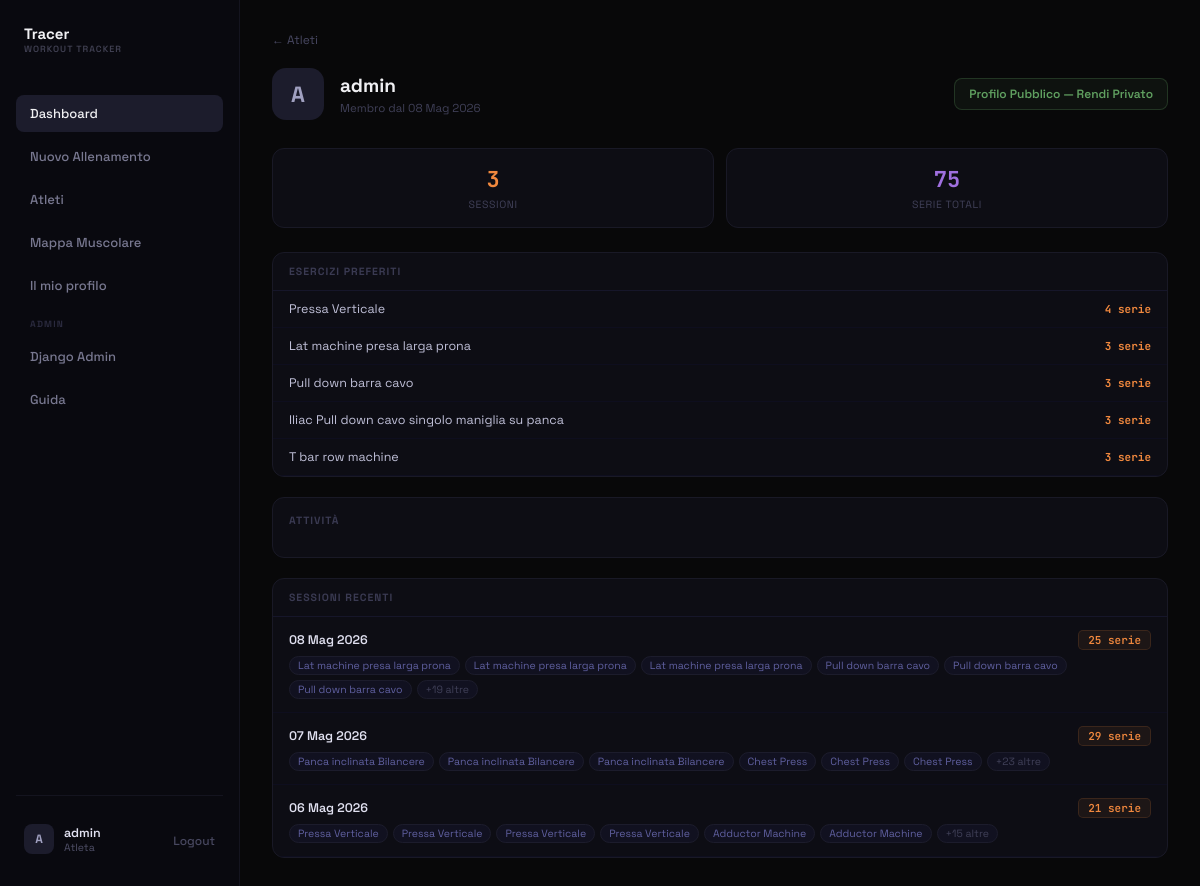
Page /users/admin/ (signed in) on the earlier database version.
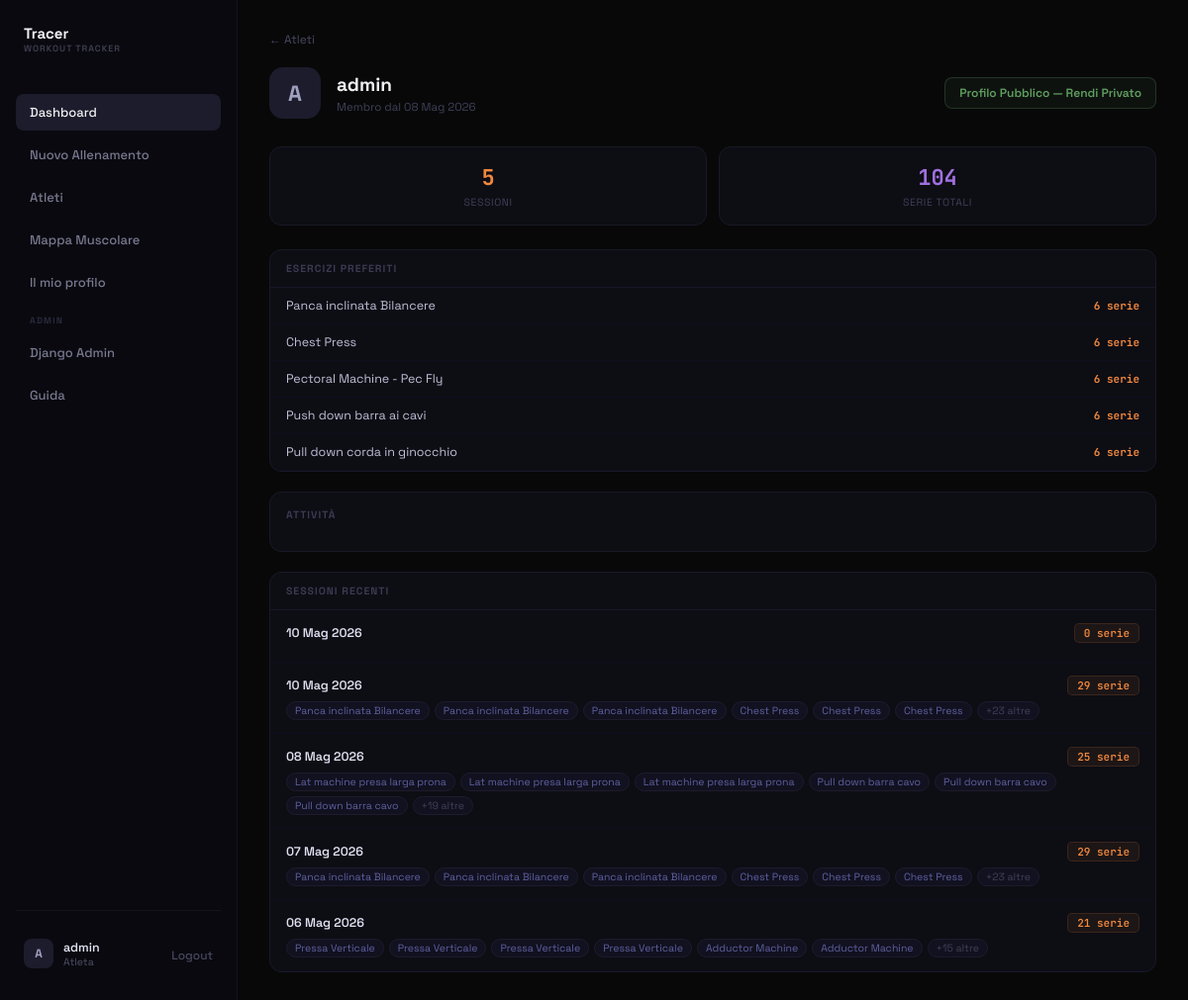
Same page on the later database version.
### tracker/models.py (models this page shows, shortened)
class Exercise(models.Model):
    nome = models.CharField(max_length=100)
    tipologia = models.CharField(max_length=120, blank=True, default='')
    tags = models.ManyToManyField(Tag, related_name='exercises')

class WorkoutSession(models.Model):
    utente = models.ForeignKey(User, on_delete=models.CASCADE, related_name='workout_sessions')
    data = models.DateField(default=timezone.now)
    note = models.TextField(blank=True, null=True)
    class Meta:
        ordering = ['-data'] # Ordina dalla più recente alla più vecchia

class WorkoutSet(models.Model):
    session = models.ForeignKey(WorkoutSession, on_delete=models.CASCADE, related_name='sets')
    exercise = models.ForeignKey(Exercise, on_delete=models.CASCADE)
    order = models.PositiveIntegerField(default=0)
    reps = models.PositiveIntegerField()
    weight = models.DecimalField(max_digits=5, decimal_places=2, null=True, blank=True)
    rest_time = models.PositiveIntegerField(null=True, blank=True, help_text="Recupero in secondi")
    muscles = models.ManyToManyField(MuscleGroup, blank=True, related_name='sets')

### tracker/views.py (the view)
# urls.py: path('users/<str:username>/', views.user_profile, name='user_profile'),
@login_required
def user_profile(request, username):
    target_user = get_object_or_404(User, username=username)
    profile, _ = UserProfile.objects.get_or_create(user=target_user)
    is_own = request.user == target_user
    can_view = is_own or request.user.is_superuser or profile.is_public
    if not can_view:
        return render(request, 'tracker/user_profile.html', {
            'target_user': target_user,
            'private': True,
        })
    sessions = WorkoutSession.objects.filter(utente=target_user).prefetch_related('sets__exercise').order_by('-data', '-id')
    total_sets = WorkoutSet.objects.filter(session__utente=target_user).count()
    top_exercises = (
        Exercise.objects.filter(workoutset__session__utente=target_user)
        .annotate(count=models.Count('workoutset'))
        .order_by('-count')[:5]
    )
    date_counts = {}
    for s in sessions:
        d_str = s.data.strftime('%Y-%m-%d')
        date_counts[d_str] = date_counts.get(d_str, 0) + 1
    heatmap_data = []
    for d_str, count in date_counts.items():
        dt = datetime.strptime(d_str, '%Y-%m-%d')
        heatmap_data.append({'date': int(time.mktime(dt.timetuple())), 'value': count})
    return render(request, 'tracker/user_profile.html', {
        'target_user': target_user,
        'profile': profile,
        'is_own': is_own,
        'private': False,
        'sessions': sessions[:20],
        'total_sessions': sessions.count(),
        'total_sets': total_sets,
        'top_exercises': top_exercises,
        'heatmap_data_json': json.dumps(heatmap_data),
    })

### tracker/templates/tracker/user_profile.html (shortened to what the changed rows need)
{% extends 'tracker/base.html' %}
{% block extra_head %}
<link rel="stylesheet" href="https://cdn.jsdelivr.net/npm/cal-heatmap@4.2.4/dist/cal-heatmap.css">
{% endblock %}
{% block content %}
<div class="page-container">
    <div style="display: flex; align-items: center; gap: 16px; margin-bottom: 28px; flex-wrap: wrap;">
        <div style="flex: 1;">
            <h1 style="font-size: 19px; font-weight: 700; color: #f0f0f3; margin: 0 0 3px;">{{ target_user.username }}</h1>
        </div>
    </div>
    {% if private %}
    <div style="background: #0d0d14; border: 1px dashed #1c1c2e; border-radius: 12px; padding: 52px 24px; text-align: center;">
        <div style="font-size: 26px; margin-bottom: 10px; opacity: .4;">🔒</div>
        <div style="font-size: 14px; color: #2c2c44; font-weight: 500;">Questo profilo è privato</div>
    </div>
    {% else %}
    <div style="display: grid; grid-template-columns: repeat(auto-fit, minmax(130px, 1fr)); gap: 12px; margin-bottom: 24px;">
        <div class="tracer-card" style="padding: 16px; text-align: center;">
            <div style="font-size: 22px; font-weight: 700; color: #f0883e; font-family: 'JetBrains Mono', monospace;">{{ total_sessions }}</div>
            <div style="font-size: 10.5px; color: #404058; margin-top: 4px; text-transform: uppercase; letter-spacing: .6px;">Sessioni</div>
        </div>
        <div class="tracer-card" style="padding: 16px; text-align: center;">
            <div style="font-size: 22px; font-weight: 700; color: #a070e0; font-family: 'JetBrains Mono', monospace;">{{ total_sets }}</div>
            <div style="font-size: 10.5px; color: #404058; margin-top: 4px; text-transform: uppercase; letter-spacing: .6px;">Serie totali</div>
        </div>
    </div>
    {% if top_exercises %}
    <div class="tracer-card" style="margin-bottom: 20px; overflow: hidden;">
        <div style="padding: 12px 16px; border-bottom: 1px solid #16162a;">
            <div style="font-size: 10.5px; font-weight: 700; color: #3a3a52; text-transform: uppercase; letter-spacing: 1px;">Esercizi preferiti</div>
        </div>
        {% for ex in top_exercises %}
        <div style="padding: 10px 16px; border-bottom: 1px solid #0e0e1e; display: flex; align-items: center; justify-content: space-between;">
            <div style="font-size: 12.5px; color: #c0c0d8;">{{ ex.nome }}</div>
            <span style="font-size: 11px; font-weight: 700; color: #f0883e; font-family: 'JetBrains Mono', monospace;">{{ ex.count }} serie</span>
        </div>
        {% endfor %}
    </div>
    {% endif %}
    <div class="tracer-card" style="padding: 16px; margin-bottom: 20px; overflow-x: auto;">
        <div style="font-size: 10.5px; font-weight: 700; color: #3a3a52; text-transform: uppercase; letter-spacing: 1px; margin-bottom: 14px;">Attività</div>
    </div>
    {% if sessions %}
    <div class="tracer-card" style="overflow: hidden;">
        <div style="padding: 12px 16px; border-bottom: 1px solid #16162a; display: flex; justify-content: space-between; align-items: center;">
            <div style="font-size: 10.5px; font-weight: 700; color: #3a3a52; text-transform: uppercase; letter-spacing: 1px;">Sessioni recenti</div>
        </div>
        {% for session in sessions %}
        <a href="{% url 'session_view' target_user.username session.id %}" style="display: block; padding: 13px 16px; border-bottom: 1px solid #0e0e1e; text-decoration: none; transition: background .12s;" onmouseover="this.style.background='#0f0f1c'" onmouseout="this.style.background='transparent'">
            <div style="display: flex; align-items: center; justify-content: space-between; margin-bottom: 6px;">
                <div style="font-size: 12.5px; font-weight: 600; color: #e0e0f0;">{{ session.data|date:"d M Y" }}</div>
                <span style="padding: 2px 9px; background: rgba(240,136,62,.07); border: 1px solid rgba(240,136,62,.14); border-radius: 5px; font-size: 11px; color: #f0883e; font-weight: 600; font-family: 'JetBrains Mono', monospace;">{{ session.sets.count }} serie</span>
            </div>
            <div style="display: flex; flex-wrap: wrap; gap: 5px;">
                {% for s in session.sets.all %}
                {% if forloop.counter <= 6 %}
                <span style="padding: 2px 8px; border-radius: 20px; font-size: 10.5px; background: #111120; border: 1px solid #1c1c2c; color: #6060a0;">{{ s.exercise.nome }}</span>
                {% endif %}
                {% endfor %}
                {% if session.sets.count > 6 %}
                <span style="padding: 2px 8px; border-radius: 20px; font-size: 10.5px; background: #111120; border: 1px solid #1c1c2c; color: #404058;">+{{ session.sets.count|add:"-6" }} altre</span>
                {% endif %}
            </div>
        </a>
        {% endfor %}
    </div>
    {% endif %}
    {% endif %}
</div>
{% endblock %}

Differences in the rows shown:
no longer on this page (row unchanged): Exercise: nome "Pressa Verticale", count "4"
no longer on this page (row unchanged): Exercise: nome "Lat machine presa larga prona", count "3"
no longer on this page (row unchanged): Exercise: nome "Pull down barra cavo", count "3"
no longer on this page (row unchanged): Exercise: nome "Iliac Pull down cavo singolo maniglia su panca", count "3"
no longer on this page (row unchanged): Exercise: nome "T bar row machine", count "3"
now on this page (row unchanged): Exercise: nome "Panca inclinata Bilancere", count "6"
now on this page (row unchanged): Exercise: nome "Chest Press", count "6"
now on this page (row unchanged): Exercise: nome "Pectoral Machine - Pec Fly", count "6"
now on this page (row edited): Exercise: nome "Push down barra ai cavi", count "6"
now on this page (row unchanged): Exercise: nome "Pull down corda in ginocchio", count "6"
added WorkoutSession: data "10 Mag 2026", sets.count "0"
added WorkoutSession: data "10 Mag 2026", sets.count "29", sets.count|add "23"
added WorkoutSet: exercise.nome "Panca inclinata Bilancere", shown under "10 Mag 2026"
added WorkoutSet: exercise.nome "Panca inclinata Bilancere", shown under "10 Mag 2026"
added WorkoutSet: exercise.nome "Panca inclinata Bilancere", shown under "10 Mag 2026"
added WorkoutSet: exercise.nome "Chest Press", shown under "10 Mag 2026"
added WorkoutSet: exercise.nome "Chest Press", shown under "10 Mag 2026"
added WorkoutSet: exercise.nome "Chest Press", shown under "10 Mag 2026"
Other differences:
{{ total_sessions }}: "3" → "5"
{{ total_sets }}: "75" → "104"
